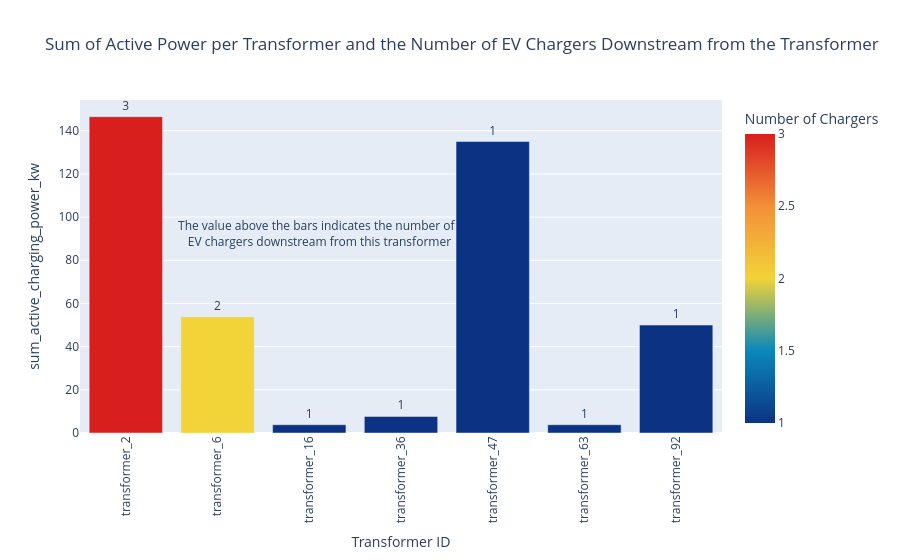

The notebook cell saved with this chart:
### Markdown cell above
#### Visualization

### Code cell
# Plot the results. 
fig = px.bar(df_evchargers_sum.reset_index(), x='transformer_id', y='sum_active_charging_power_kw', 
             color='number_ev_chargers', color_continuous_scale='Portland',
             title='Sum of Active Power per Transformer and the Number of EV Chargers Downstream from the Transformer',
             text='number_ev_chargers',
             labels={'transformer_id' : 'Transformer ID', 'active_charging_power_kw': 'Sum of Active Charging Power (kW)',
                                              'number_ev_chargers': 'Number of Chargers'})
# Rotate the x-axis ticks.
fig.update_xaxes(tickangle=-90)

# Update the text's parameters in the graph. 
fig.update_traces(textfont_size=12, textangle=0, textposition="outside", cliponaxis=False)

# Include a sentence explaining the value on top of the bars.
fig.add_annotation(dict(x=0.37, y=0.6, ax=0, ay=0,
                    xref = "paper", yref = "paper",
                    text= "The value above the bars indicates the number of <br> EV chargers downstream from this transformer"))
fig.show()

### Figure 1 — Plotly figure (JSON) as saved in the notebook; plotly's stock layout.template omitted (floating-point values rounded to 4 significant figures)
{"data": [{"alignmentgroup": "True", "cliponaxis": false, "hovertemplate": "Transformer ID=%{x}<br>sum_active_charging_power_kw=%{y}<br>Number of Chargers=%{marker.color}<extra></extra>", "legendgroup": "", "marker": {"color": [3, 2, 1, 1, 1, 1, 1], "coloraxis": "coloraxis", "pattern": {"shape": ""}}, "name": "", "offsetgroup": "", "orientation": "v", "showlegend": false, "text": [3, 2, 1, 1, 1, 1, 1], "textangle": 0, "textfont": {"size": 12}, "textposition": "outside", "type": "bar", "x": ["transformer_2", "transformer_6", "transformer_16", "transformer_36", "transformer_47", "transformer_63", "transformer_92"], "xaxis": "x", "y": [146.5, 53.84, 3.84, 7.68, 135, 3.84, 50], "yaxis": "y"}], "layout": {"annotations": [{"ax": 0, "ay": 0, "text": "The value above the bars indicates the number of <br> EV chargers downstream from this transformer", "x": 0.37, "xref": "paper", "y": 0.6, "yref": "paper"}], "barmode": "relative", "coloraxis": {"colorbar": {"title": {"text": "Number of Chargers"}}, "colorscale": [[0, "rgb(12,51,131)"], [0.25, "rgb(10,136,186)"], [0.5, "rgb(242,211,56)"], [0.75, "rgb(242,143,56)"], [1, "rgb(217,30,30)"]]}, "legend": {"tracegroupgap": 0}, "title": {"text": "Sum of Active Power per Transformer and the Number of EV Chargers Downstream from the Transformer"}, "xaxis": {"anchor": "y", "domain": [0, 1], "tickangle": -90, "title": {"text": "Transformer ID"}}, "yaxis": {"anchor": "x", "domain": [0, 1], "title": {"text": "sum_active_charging_power_kw"}}}}
